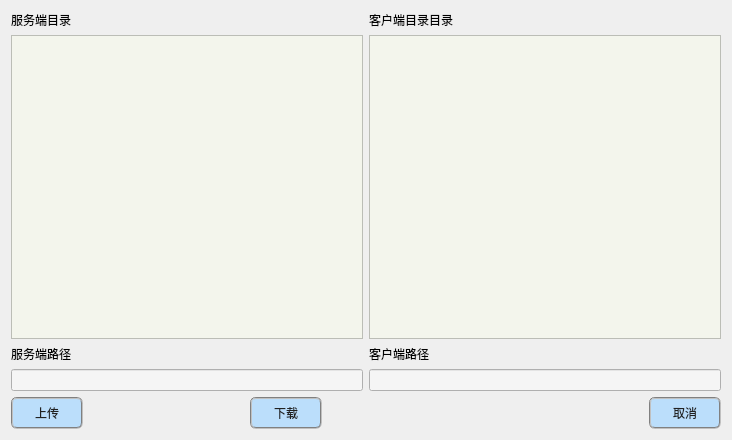
<?xml version="1.0" encoding="UTF-8"?>
<ui version="4.0">
 <class>ClientFileHandleDialog::ClientFileHandleDialog</class>
 <widget class="QDialog" name="ClientFileHandleDialog::ClientFileHandleDialog">
  <property name="geometry">
   <rect>
    <x>0</x>
    <y>0</y>
    <width>732</width>
    <height>440</height>
   </rect>
  </property>
  <property name="windowTitle">
   <string>ClientFileHandleDialog</string>
  </property>
  <layout class="QVBoxLayout" name="verticalLayout_3">
   <item>
    <layout class="QHBoxLayout" name="horizontalLayout">
     <item>
      <layout class="QVBoxLayout" name="verticalLayout">
       <item>
        <widget class="QLabel" name="label_3">
         <property name="text">
          <string>服务端目录</string>
         </property>
         <property name="buddy">
          <cstring>ServerTree</cstring>
         </property>
        </widget>
       </item>
       <item>
        <widget class="QTreeView" name="ServerTree">
         <property name="styleSheet">
          <string notr="true">background-color:#f3f5ec;
color: rgb(0, 0, 0);</string>
         </property>
        </widget>
       </item>
       <item>
        <widget class="QLabel" name="label">
         <property name="text">
          <string>服务端路径</string>
         </property>
         <property name="buddy">
          <cstring>ServerPathEdit</cstring>
         </property>
        </widget>
       </item>
       <item>
        <widget class="QLineEdit" name="ServerPathEdit">
         <property name="styleSheet">
          <string notr="true">background-color: rgb(245,245,245);
color:rgb(0,0,0);</string>
         </property>
        </widget>
       </item>
      </layout>
     </item>
     <item>
      <layout class="QVBoxLayout" name="verticalLayout_2">
       <item>
        <widget class="QLabel" name="label_4">
         <property name="text">
          <string>客户端目录目录</string>
         </property>
         <property name="buddy">
          <cstring>ClientTree</cstring>
         </property>
        </widget>
       </item>
       <item>
        <widget class="QTreeView" name="ClientTree">
         <property name="styleSheet">
          <string notr="true">background-color:#f3f5ec;
color: rgb(0, 0, 0);</string>
         </property>
        </widget>
       </item>
       <item>
        <widget class="QLabel" name="label_2">
         <property name="text">
          <string>客户端路径</string>
         </property>
         <property name="buddy">
          <cstring>ClientPathEdit</cstring>
         </property>
        </widget>
       </item>
       <item>
        <widget class="QLineEdit" name="ClientPathEdit">
         <property name="styleSheet">
          <string notr="true">background-color: rgb(245,245,245);
color:rgb(0,0,0);</string>
         </property>
        </widget>
       </item>
      </layout>
     </item>
    </layout>
   </item>
   <item>
    <layout class="QHBoxLayout" name="horizontalLayout_2">
     <item>
      <widget class="QPushButton" name="ButtonUpload">
       <property name="styleSheet">
        <string notr="true">background-color: #BBDEFB;
color:#212121;
border:2px groove gray;
border-radius:6px;
padding:5px 22px;</string>
       </property>
       <property name="text">
        <string>上传</string>
       </property>
      </widget>
     </item>
     <item>
      <spacer name="horizontalSpacer">
       <property name="orientation">
        <enum>Qt::Horizontal</enum>
       </property>
       <property name="sizeHint" stdset="0">
        <size>
         <width>40</width>
         <height>20</height>
        </size>
       </property>
      </spacer>
     </item>
     <item>
      <widget class="QPushButton" name="ButtonDownload">
       <property name="styleSheet">
        <string notr="true">background-color: #BBDEFB;
color:#212121;
border:2px groove gray;
border-radius:6px;
padding:5px 22px;</string>
       </property>
       <property name="text">
        <string>下载</string>
       </property>
      </widget>
     </item>
     <item>
      <spacer name="horizontalSpacer_2">
       <property name="orientation">
        <enum>Qt::Horizontal</enum>
       </property>
       <property name="sizeHint" stdset="0">
        <size>
         <width>40</width>
         <height>20</height>
        </size>
       </property>
      </spacer>
     </item>
     <item>
      <spacer name="horizontalSpacer_3">
       <property name="orientation">
        <enum>Qt::Horizontal</enum>
       </property>
       <property name="sizeHint" stdset="0">
        <size>
         <width>40</width>
         <height>20</height>
        </size>
       </property>
      </spacer>
     </item>
     <item>
      <widget class="QPushButton" name="ButtonCancle">
       <property name="styleSheet">
        <string notr="true">background-color: #BBDEFB;
color:#212121;
border:2px groove gray;
border-radius:6px;
padding:5px 22px;</string>
       </property>
       <property name="text">
        <string>取消</string>
       </property>
      </widget>
     </item>
    </layout>
   </item>
  </layout>
 </widget>
 <resources/>
 <connections/>
</ui>
